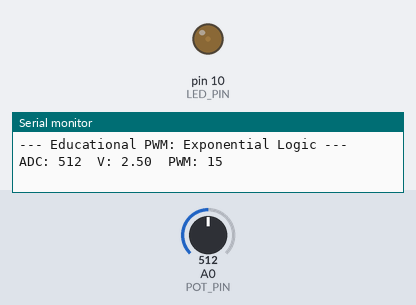
Simulated run of this sketch. Board: Arduino Uno, built for the host (arithmetic inside an expression is 32-bit, double 64-bit). Parts: output pins drawn as LEDs (lit = HIGH), the last lines printed to the serial monitor. The test bench sets the inputs (shaded band); at power-on: A0 (POT_PIN) = 512.

Above: at 1.2 s.
1.3 s: A0 (POT_PIN) set to 900
At 2.5 s:
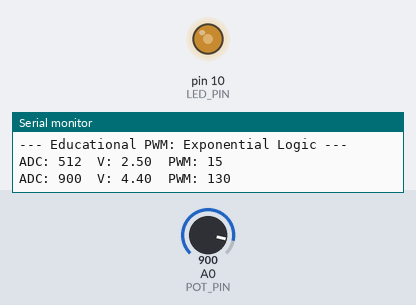
2.8 s: A0 (POT_PIN) set to 1023
At 3.7 s:
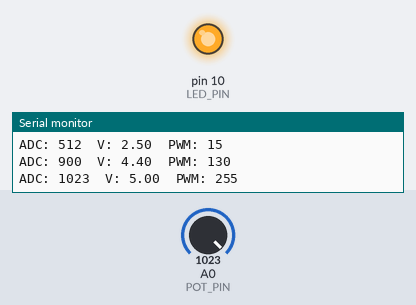
4.3 s: A0 (POT_PIN) set to 0
At 4.8 s:
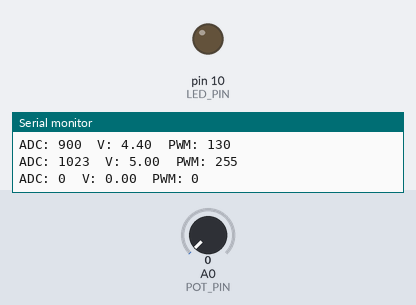
5.8 s: A0 (POT_PIN) set to 511
At 7.1 s:
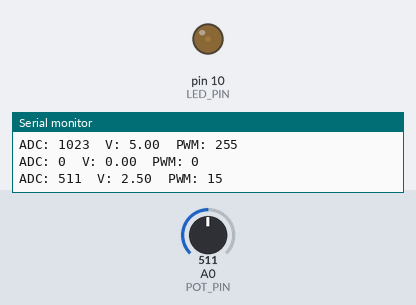
Timing chart, 0 to 8.3 s (numbered marks = the images above; inputs shaded):
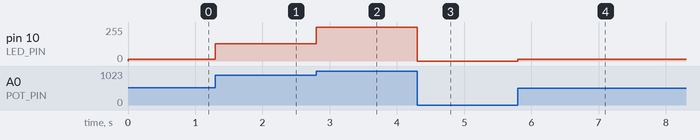

The sketch:

40-LED-functions.ino
```cpp
// (licence header left out)
// --- Configuration ---
const int POT_PIN = A0;
const int LED_PIN = 10;
const int NOISE_THRESHOLD = 3;

// Pre-calculated ratio to map ADC (0-1023) to exponent range (0-8).
// Uses 'f' suffix to ensure 32-bit float math, optimizing R4 FPU performance.
const float ADC_TO_EXP_RATIO = 8.0f / 1023.0f;

// State tracking
int lastStableX = -1;

// Forward Declaration
int readADC(int pin);
int calculatePWM(int raw);
float calculateVoltage(int raw);
void displayAndActuate(int raw, float v, int pwm);

void setup() {
  pinMode(LED_PIN, OUTPUT);
  Serial.begin(115200);
  while (!Serial);
  Serial.println(F("--- Educational PWM: Exponential Logic ---"));
}

void loop() {
  // 1. INPUT
  int currentRaw = readADC(POT_PIN);

  // Trigger update only on significant change
  if (currentRaw != lastStableX) {
    lastStableX = currentRaw;

    // 2. PROCESS
    int pwmValue = calculatePWM(lastStableX);
    float voltage = calculateVoltage(lastStableX);

    // 3. OUTPUT
    displayAndActuate(lastStableX, voltage, pwmValue);
  }
}

// --- FUNCTION 1: INPUT ---
int readADC(int pin) {
  analogRead(pin); // Stability read
  int val = analogRead(pin);

  // Noise gate: if change is too small, stick to the last stable value
  if (abs(val - lastStableX) <= NOISE_THRESHOLD) {
    return lastStableX;
  }

  // Force 0 at the bottom of the dial
  if (val < NOISE_THRESHOLD + 1) return 0;

  return val;
}

// --- FUNCTION 2: PROCESS ---
int calculatePWM(int raw) {
  /* * THE MATH EXPLAINED:
   * To achieve a natural dimming effect, we use an exponential curve (Base 2).
   * 1. Scale input (0-1023) to an exponent range (0-8) using ADC_TO_EXP_RATIO.
   * 2. Calculate 2^exponent. At max (2^8), we get 256.
   * 3. Subtract 1.0f to shift the range to 0-255 (perfect for PWM).
   * 4. Result: 2^0 - 1 = 0 (Min) | 2^8 - 1 = 255 (Max).
   */
  float exponent = (float)raw * ADC_TO_EXP_RATIO;
  float yExp = exp2f(exponent) - 1.0f;

  return (int)constrain(round(yExp), 0, 255);
}

float calculateVoltage(int raw) {
  // Standard 5V assumption for simplicity
  return (float)raw * (5.0 / 1023.0);
}

// --- FUNCTION 3: OUTPUT ---
void displayAndActuate(int raw, float v, int pwm) {
  analogWrite(LED_PIN, pwm);

  Serial.print(F("ADC: "));   Serial.print(raw);
  Serial.print(F("\tV: "));   Serial.print(v, 2);
  Serial.print(F("\tPWM: ")); Serial.println(pwm);
}
```

Measured:
- after the input at 1.3 s, pin 10 (LED_PIN): 15/255 → 130/255 at once
- after the input at 2.8 s, pin 10 (LED_PIN): 130/255 → 255/255 at once
- after the input at 4.3 s, pin 10 (LED_PIN): 255/255 → 0/255 at once
- after the input at 5.8 s, pin 10 (LED_PIN): 0/255 → 15/255 at once
